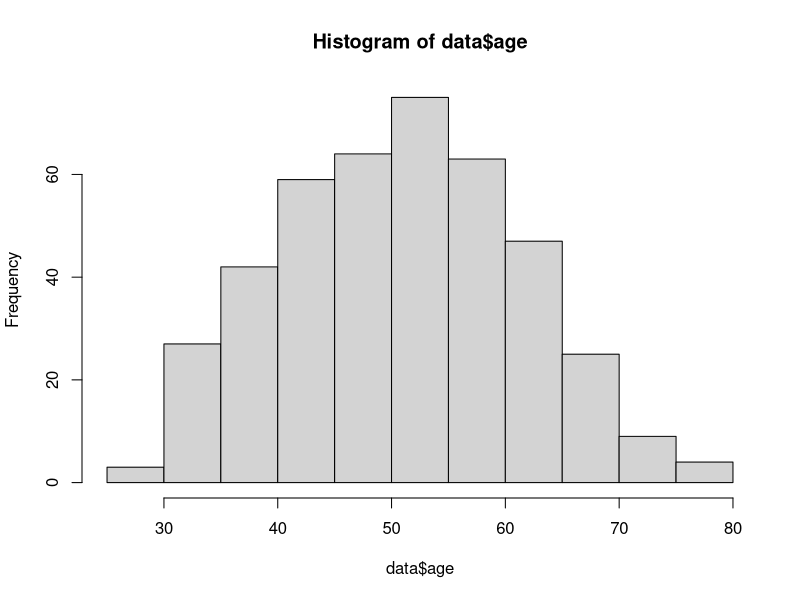

This chart was generated by the following R code: (Note: this script raises an error after producing the figure.)
## ---- chunk 1
library(ggplot2)
library(survminer)
library(readr)
library(glmnet)
library(survival)
?pbc
## ---- chunk 2
#head(pbc)
#summary(pbc)
#hist(pbc$stage)
#table(pbc$stage)
## ---- chunk 3
# assign data set to a labelled object
data <- pbc
# create event parameter corresponding to death of the patient
data$event <- 0 + (data$status == 2)
## ---- chunk 4
data$trt <- factor(data$trt)
data$status <- factor(data$status)
data$stage <- factor(data$stage)
data$ascites <- factor(data$ascites)
data$edema <- factor(data$edema)
data$spiders <- factor(data$spiders)
## ---- chunk 5
hist(data$age)
## ---- chunk 6
data$ageGroup <- cut(data$age, breaks = c(0,10,20,30,40,50,60,70,80,90,Inf))
table(data$ageGroup)
## ---- chunk 7
# cholesterol
fit.chol <- (lm(chol ~ age, data = data))
data$chol[is.na(data$chol)] <-
  predict(fit.chol, newdata = subset(data, is.na(chol)))
# copper
fit.copper <- (lm(copper ~ age, data = data))
data$copper[is.na(data$copper)] <-
  predict(fit.copper, newdata = subset(data, is.na(copper)))
# trig
fit.trig <- (lm(trig ~ age, data = data))
data$trig[is.na(data$trig)] <-
  predict(fit.trig, newdata = subset(data, is.na(trig)))
# platelet
fit.platelet <- (lm(platelet ~ age, data = data))
data$platelet[is.na(data$platelet)] <-
  predict(fit.platelet, newdata = subset(data, is.na(platelet)))
# check if NAs have been properly predicted
summary(data)
## ---- chunk 8
specimen <- subset(data, data$trt != "NA" & data$status != 1)
summary(specimen)
## ---- chunk 9
survival <- Surv(specimen$time / 365.25, specimen$event)
## ---- chunk 10
KM <- survfit(survival ~ 1, data = specimen)
KM
ggsurvplot(KM, xlab="Survival Years", ylab="Kaplan-Meyer Estimator")
## ---- chunk 11
# fitting the survival to sex parameter
fit.sex <- survfit(survival ~ sex, data = specimen)
## visualizing the survival probability
ggsurvplot(fit.sex, 
           data = specimen, 
           xlab = "Years",
           conf.int = FALSE,
           pval = TRUE,
           legend = "top",
           legend.title = "Sex",
           legend.labs = c("Male", "Female"))
## visualizing the cumulative event
ggsurvplot(fit.sex, 
           data = specimen, 
           xlab = "Years",
           fun = "event",
           legend = "top",
           legend.title = "Sex",
           legend.labs = c("Male", "Female"))
## visualizing the cumulative hazard
ggsurvplot(fit.sex, 
           data = specimen, 
           xlab = "Years",
           fun = "cumhaz",
           legend = "top",
           legend.title = "Sex",
           legend.labs = c("Male", "Female"))
## ---- chunk 12
# fitting the survival to treatment parameter
fit.trt <- survfit(survival ~ trt, data = specimen)
## visualizing the survival probability
ggsurvplot(fit.trt, 
           data = specimen, 
           xlab = "Years",
           conf.int = FALSE,
           pval = TRUE,
           legend = "top",
           legend.title = "Sex",
           legend.labs = c("Male", "Female"))
## visualizing the cumulative event
ggsurvplot(fit.trt, 
           data = specimen, 
           xlab = "Years",
           fun = "event",
           legend = "top",
           legend.title = "Sex",
           legend.labs = c("Male", "Female"))
## visualizing the cumulative hazard
ggsurvplot(fit.trt, 
           data = specimen, 
           xlab = "Years",
           fun = "cumhaz",
           legend = "top",
           legend.title = "Sex",
           legend.labs = c("Male", "Female"))
## ---- chunk 13
MH <- survdiff(survival ~ specimen$trt)
MH
## ---- chunk 14
W <- survdiff(survival ~ specimen$trt, rho=1)
W
## ---- chunk 15
# test ran with all covariates
coxph <- coxph(survival  ~ age + edema + hepato + platelet + sex + spiders + ascites + log(albumin) + log(alk.phos) + log(ast) + log(bili) + log(chol) + log(copper) + log(trig) + log(protime), data = specimen)
summary(coxph)
## ---- chunk 16
# fitted test with significant covariate only
fit.coxph <- coxph(survival  ~ age + as.factor(edema) + log(albumin) + log(bili) + log(protime) + log(copper), data = specimen)
summary(fit.coxph)
## ---- chunk 17
# fitted test and interactions between covariates
fit.coxph.inter <- coxph(survival  ~ age * as.factor(edema) * log(albumin) * log(bili) * log(protime) * log(copper), data = specimen)
summary(fit.coxph.inter)
## ---- chunk 18
specimen.null<-data.frame(age=rep(0,1), edema=rep(0,1), bili=rep(1,1), albumin=rep(1,1), protime=rep(1,1), copper=rep(1,1))
# for baseline
plot(survfit(fit.coxph, newdata=specimen.null), lwd=2,ylim=c(.99,1), main='Baseline survivor', xlab='Years', ylab='Survival', conf.int=T)
# for mean covariates
plot(survfit(fit.coxph),lwd=2,main= 'Fitted survivor at mean covariates', xlab='Years', ylab='Survival')
## ---- chunk 19
ggforest(fit.coxph)
## ---- chunk 20
ftest <- cox.zph(fit.coxph)
ftest
ggcoxzph(ftest)
## ---- chunk 21
ggcoxdiagnostics(fit.coxph,
                 type = "deviance",
                 ox.scale = "time")
ggcoxdiagnostics(fit.coxph,
                 type = "schoenfeld",
                 ox.scale = "time")
